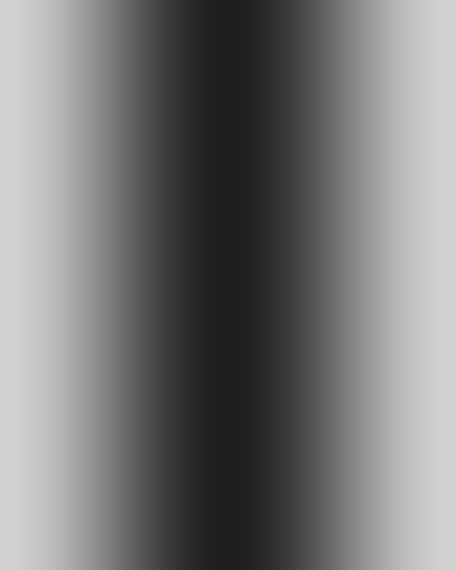
#> input picture Products/SLight/demo_py_opencv/cos_pictures/cos_wave_Period_1_initial_phase_0.bmp, 912 x 1140 px (shown at 1/2 size)
$ python solve_phase.py
#> lines starting #> are read from the running program, lines starting #| are printed output that depends on the picture
### Products/SLight/demo_py_opencv/three_dimession_image.py
# -*- coding: utf-8 -*-
import numpy as np
import matplotlib.pyplot as plt
import cv2
from mpl_toolkits.mplot3d import Axes3D

fig = plt.figure("3D_surface")
ax = Axes3D(fig)
X = np.arange(0, 912, 1)
Y = np.arange(0, 1140, 1)
X, Y = np.meshgrid(X, Y)

img = cv2.imread("./cos_pictures/" + "cos_wave" + "_Period_" + "1" + "_initial_phase_" + "0" + ".bmp")
#> img is the input picture: shape (1140, 912, 3); min 30, max 210, mean 119.6
Z = cv2.cvtColor(img, cv2.COLOR_BGR2GRAY)

ax.plot_surface(X, Y, Z, rstride=1, cstride=1, cmap='rainbow')
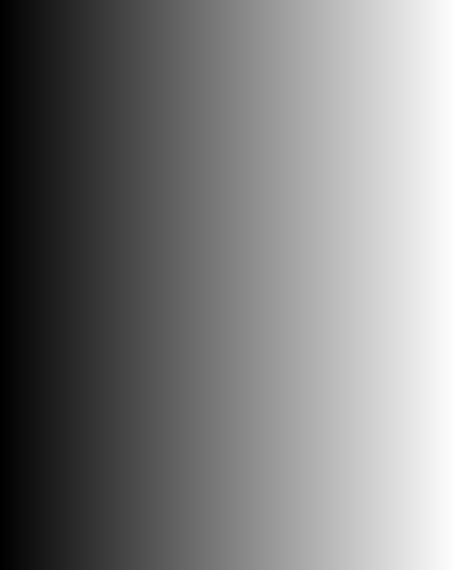
#> X: shape (1140, 912) int64 (shown at 1/2 size); min 0, max 911, mean 455.5; drawn with min black and max white

ax.set_zlabel('Z')  # 坐标轴
ax.set_ylabel('Y')
ax.set_xlabel('X')
plt.draw()


plt.figure("3D_scatter")
ax = plt.subplot(projection='3d')
ax.scatter(X, Y, Z, c='r')  # 绘制数据点,颜色是红色

ax.set_zlabel('Z')  # 坐标轴
ax.set_ylabel('Y')
ax.set_xlabel('X')
#> (the run stopped early here; a loop or call above may not have finished)
